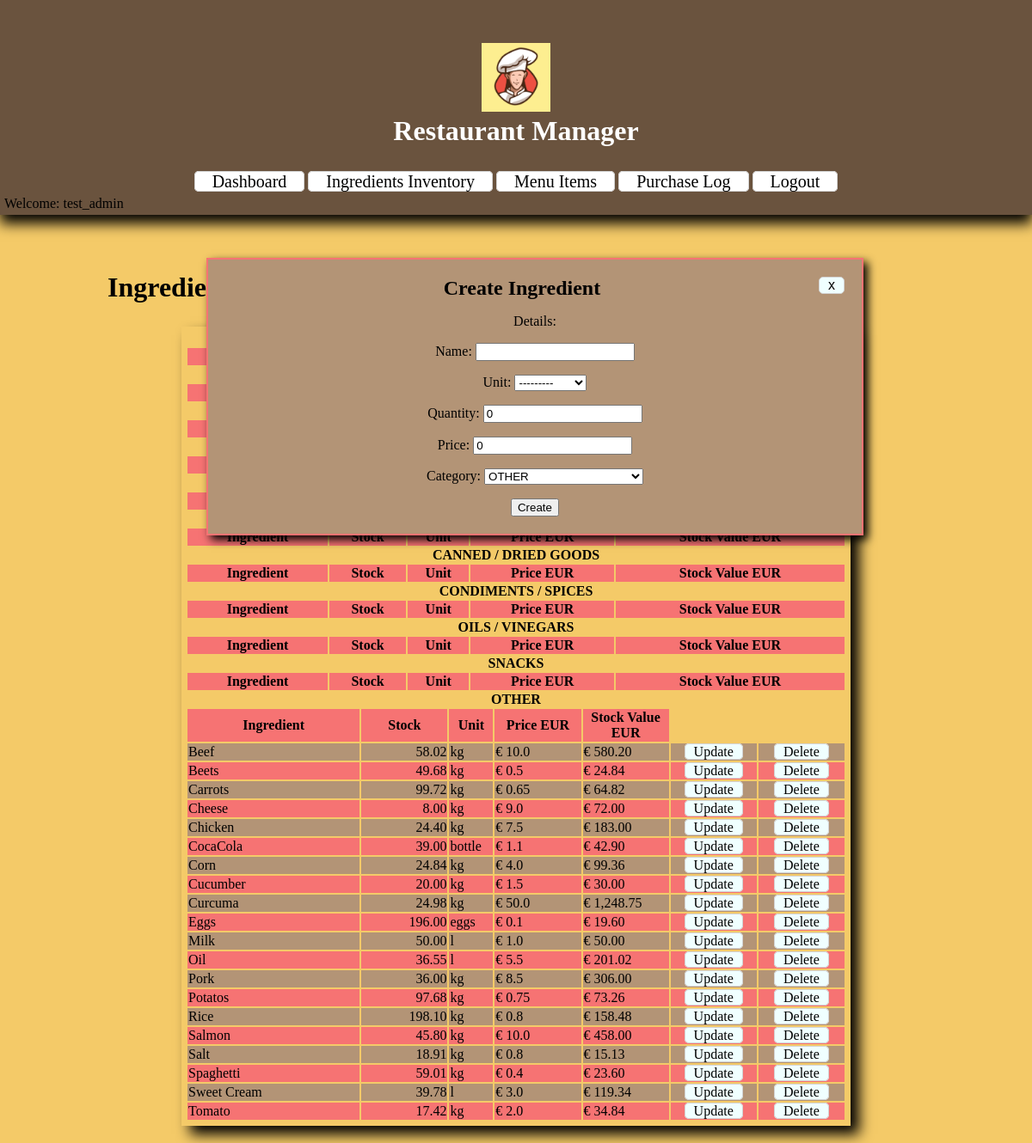
Page /ingredients/create/ (signed in) on the committed database.
### restaurantManager/models.py (models this page shows, shortened)
class Ingredient(models.Model):
    UNIT_TYPES = [
        ("l", "litre"),
        ("kg", "kilogramm"),
        ("bottle", "bottle"),
        ("eggs", "eggs")
    ]
    CATEGORIES = [
        ('FRESH PRODUCE', 'FRESH PRODUCE'),
        ('GRAINS', 'GRAINS'),
        ('MEAT / PROTEIN', 'MEAT / PROTEIN'),
        ('DAIRY', 'DAIRY'),
        ('BAKING GOODS', 'BAKING GOODS'),
        ('FREEZER', 'FREEZER'),
        ('CANNED / DRIED GOODS', 'CANNED / DRIED GOODS'),
        ('CONDIMENTS / SPICES', 'CONDIMENTS / SPICES'),
        ('OILS / VINEGARS', 'OILS / VINEGARS'),
        ('SNACKS', 'SNACKS'),
        ('OTHER', 'OTHER')
    ]
    name = models.CharField(unique = True, max_length=30)
    unit = models.CharField(max_length=10, choices=UNIT_TYPES)
    quantity = models.FloatField(default=0)
    price = models.FloatField(default=0)
    category = models.CharField(max_length=20, choices=CATEGORIES, default='OTHER')
    class Meta:
        ordering = ['name']
    def stock_value(self):
        return self.price * self.quantity

### restaurantManager/views.py (the view)
# urls.py: path('ingredients/create/', views.CreateIngredientView.as_view(), name='create_ingredient'),
class CreateIngredientView(LoginRequiredMixin, CreateView):
    model = Ingredient
    form_class = IngredientForm
    def get_context_data(self):
        context = super().get_context_data()
        context['ingredients'] = INGREDIENTS
        return context
    template_name = "restaurantManager/create_ingredient.html"

### restaurantManager/forms.py
class IngredientForm(forms.ModelForm):
    class Meta:
        model = Ingredient
        fields = "__all__"

### restaurantManager/templates/restaurantManager/create_ingredient.html (shortened to what this page needs)
{% extends 'restaurantManager/ingredients.html' %}
{% load static %}
{% block ingredient %}
    <div class="container">
        <h2 style="display: inline;">Create Ingredient</h2>
        <a class="close" href="{% url 'ingredients' %}">x</a>
        <p>Details:</p>
        <form method="POST">
            {{ form.as_p }}
            <input type="submit" value="Create" />
        </form>
    </div>
{% endblock %}

### restaurantManager/templates/restaurantManager/ingredients.html (shortened to what this page needs)
{% extends 'base.html' %}
{% load static %}
{% block content %}
    <table style="width: 100%;">
        <tr style="display: inline-block; width: 50%;">
            <td style="width: 100%;">
                <h1>Ingredients Inventory <a style="font-size: 14px; vertical-align: middle;" href="{% url 'create_ingredient' %}">Create New Ingredient</a></h1>
            </td>
        </tr>
        <tr style="display: inline-block; width: 50%;">
            <td style="display:block; text-align: right; padding-right: 20%">
                <p style="font-size: 18px;"><strong>Total stock value: € {{ total_value|floatformat:2 }}</strong></p>
            </td>
        </tr>
    </table>
    <div class="table-box">
        {% with item=ingredients|first %}
            {% for table in item.CATEGORIES %}
                <table class="list">
                    <caption><strong>{{ table.0 }}</strong></caption>
                    <tr>
                        <th>Ingredient</th>
                        <th>Stock</th>
                        <th>Unit</th>
                        <th>Price EUR</th>
                        <th>Stock Value EUR</th>
                    </tr>
                    {% for item in ingredients|dictsort:'name' %}
                        {% if item.category == table.0 %}
                        <tr>
                            <td style="width:20%;">{{ item.name }}</td>
                            <td style="width:10%; text-align: right;">{{ item.quantity|floatformat:2 }}</td>
                            <td style="width:5%;">{{ item.unit }}</td>
                            <td style="width:10%;">€ {{ item.price }}</td>
                            <td style="width:10%;">€ {{ item.stock_value|floatformat:2 }}</td>
                            <td style="width:10%; text-align: center;"><a href="{% url 'update_ingredient' item.pk %}">Update</a></td>
                            <td style="width:10%; text-align: center;"><a href="{% url 'delete_ingredient' item.pk %}">Delete</a></td>
                        </tr>
                        {% endif %}
                    {% endfor %}
                </table>
            {% endfor %}
        {% endwith %}
    </div>
    {% block ingredient %}
    {% endblock %}
{% endblock %}

### restaurantManager/templates/base.html (shortened to what this page needs)
{% load static %}
<!DOCTYPE html>
<html>
    <head>
        <link rel="stylesheet" type="text/css" href="{% static 'restaurantManager/style.css' %}" />
    </head>
    <body>
        <header style="box-shadow: 0px 10px 15px black;">
            <div class="logo">
                <img src="{% static 'restaurantManager/logo.png' %}" alt="Logo" width="80px" />
                <h1 style="color: white;">Restaurant Manager</h1>
            </div>
            <nav class="navbar">
                <a class="nav-item" href="{% url 'home' %}">Dashboard</a>
                <a class="nav-item" href="{% url 'ingredients' %}">Ingredients Inventory</a>
                <a class="nav-item" href="{% url 'menu_items' %}">Menu Items</a>
                <a class="nav-item" href="{% url 'purchases' %}">Purchase Log</a>
                {% if user.is_authenticated %}
                    <a class="nav-item" href="{% url 'logout' %}">Logout</a>
            </nav>
            <p style="margin: 5px 5px">Welcome: {{ user.get_username }}</p>
            {% endif %}
        </header>
        <main>
        {% block content %}
        {% endblock %}
        </main>
    </body>
</html>

### restaurantManager/static/restaurantManager/style.css (style rules this page uses)
html { width: 100vw; overflow-x: hidden; }
body { background-color: rgb(244, 202, 104); margin: 0; }
header { background-color: rgb(106, 83, 62); height: 150px; width: 100%; padding: 50px 0 50px 0; box-shadow: 5px 0px 3px black; }
.logo { display: block; width: 300px; height: 100px; margin: auto; text-align: center; }
.logo h1 { margin: 0 0; }
.navbar { width: auto; margin: 0 0; margin-top: 50px; background-color: rgb(106, 83, 62); text-align: center; }
a:link { text-decoration: none; color: black; background-color: azure; border: 1px solid lightgrey; border-radius: 5px; padding: 0 10px; }
.navbar a { text-decoration: none; padding: 0 20px; color: blueviolet; font-size: 20px; }
a.nav-item { background-color: white; color: black; }
.table-box { width: 80%; min-width: 520px; padding: 5px 5px; margin: auto; box-shadow: 10px 10px 15px black; }
main { padding: 40px 10%; }
.list { width: 100%; margin: auto; height: auto; }
.list tr:nth-child(even) { background-color:rgb(179, 148, 118); }
.list tr:nth-child(odd) { background-color:rgb(246, 115, 115); }
.container { position: absolute; left: 20%; top: 300px; height: auto; width: 60%; background-color: rgb(179, 148, 118); padding: 20px 20px; border: 2px solid rgb(246, 115, 115); box-shadow: 5px 5px 10px black; text-align: center; }
.close { font-family: Arial; float: right; vertical-align: middle; padding: 0 5px; }

### rows in the picture
Ingredient: name "Beef", quantity "58.02", unit "kg", price "10.0", stock_value "580.20"
Ingredient: name "Beets", quantity "49.68", unit "kg", price "0.5", stock_value "24.84"
Ingredient: name "Carrots", quantity "99.72", unit "kg", price "0.65", stock_value "64.82"
Ingredient: name "Cheese", quantity "8.00", unit "kg", price "9.0", stock_value "72.00"
Ingredient: name "Chicken", quantity "24.40", unit "kg", price "7.5", stock_value "183.00"
Ingredient: name "CocaCola", quantity "39.00", unit "bottle", price "1.1", stock_value "42.90"
Ingredient: name "Corn", quantity "24.84", unit "kg", price "4.0", stock_value "99.36"
Ingredient: name "Cucumber", quantity "20.00", unit "kg", price "1.5", stock_value "30.00"
Ingredient: name "Curcuma", quantity "24.98", unit "kg", price "50.0", stock_value "1,248.75"
Ingredient: name "Eggs", quantity "196.00", unit "eggs", price "0.1", stock_value "19.60"
Ingredient: name "Milk", quantity "50.00", unit "l", price "1.0", stock_value "50.00"
Ingredient: name "Oil", quantity "36.55", unit "l", price "5.5", stock_value "201.02"
Ingredient: name "Pork", quantity "36.00", unit "kg", price "8.5", stock_value "306.00"
Ingredient: name "Potatos", quantity "97.68", unit "kg", price "0.75", stock_value "73.26"
Ingredient: name "Rice", quantity "198.10", unit "kg", price "0.8", stock_value "158.48"
Ingredient: name "Salmon", quantity "45.80", unit "kg", price "10.0", stock_value "458.00"
Ingredient: name "Salt", quantity "18.91", unit "kg", price "0.8", stock_value "15.13"
Ingredient: name "Spaghetti", quantity "59.01", unit "kg", price "0.4", stock_value "23.60"
Ingredient: name "Sweet Cream", quantity "39.78", unit "l", price "3.0", stock_value "119.34"
Ingredient: name "Tomato", quantity "17.42", unit "kg", price "2.0", stock_value "34.84"

### other values in the picture
{{ user.get_username }} "test_admin"
{{ table.0 }} "CANNED / DRIED GOODS" "CONDIMENTS / SPICES" "OILS / VINEGARS" "SNACKS" "OTHER"
